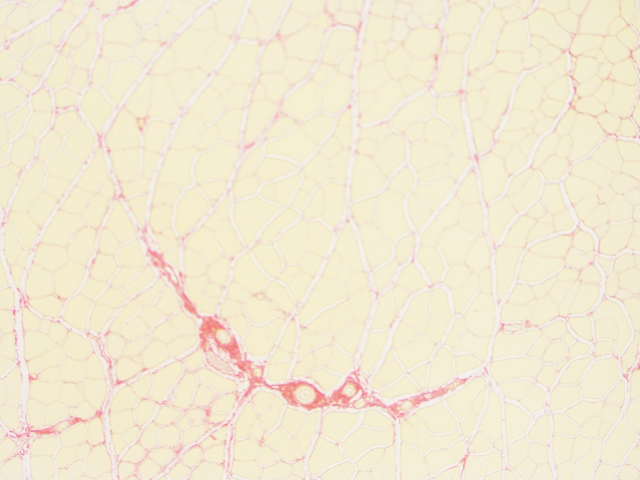
#> input picture datafile_diaphragms_marine_sept2020/bright/FR94_45D7_TA_L_4_X10.tif/Tile1/source.jpg, 1280 x 960 px, found by its file name (shown at 1/2 size)
$ jupyter execute --allow-errors 01-patches-streamlined-loop.ipynb
#> lines starting #> are read from the running program, lines starting #| are printed output that depends on the picture
#> further down, im1 is the input picture: shape (960, 1280, 3); mean B, G, R 210.4, 233.2, 243.1
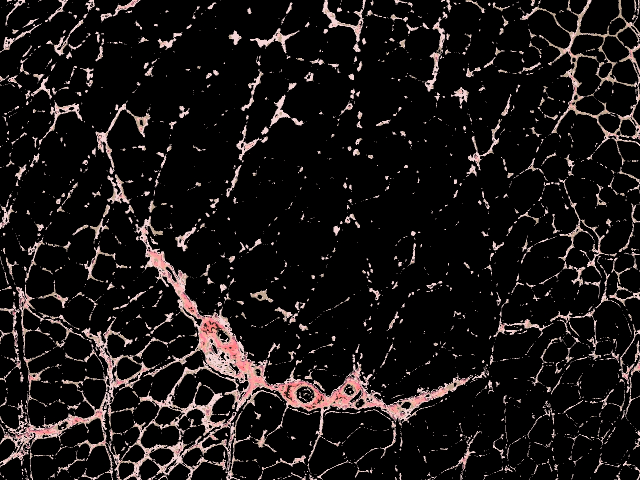
#> input picture datafile_diaphragms_marine_sept2020/bright/FR94_45D7_TA_L_4_X10.tif/Tile1/fascia.jpg, 1280 x 960 px, found by its file name (shown at 1/2 size)
#> further down, im2 is the input picture: shape (960, 1280, 3); mean B, G, R 21.7, 22.1, 26.2
#| Image 1 is of type <class 'numpy.ndarray'>
#| Image 2 is of type <class 'numpy.ndarray'>
#| Image 1: width=1280, height=960, depth=3
#| Image 2: width=1280, height=960, depth=3
#| We wish to reformat to size  (1280, 768)
#> `im1 = cv2.resize(im1, dim, interpolation = cv2.INTER_AREA)`:
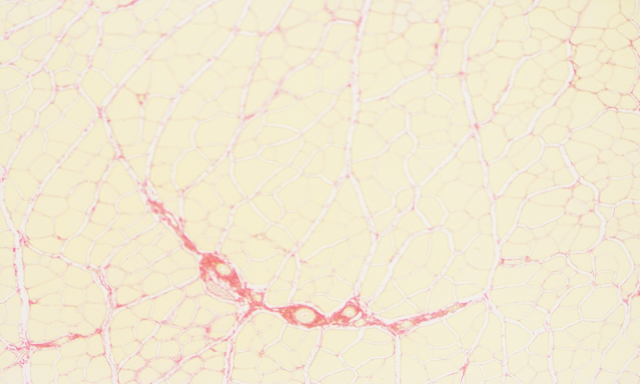
#> im1: shape (768, 1280, 3) (shown at 1/2 size); mean B, G, R 210.4, 233.2, 243.1
#> `im2 = cv2.resize(im2, dim, interpolation = cv2.INTER_AREA)`:
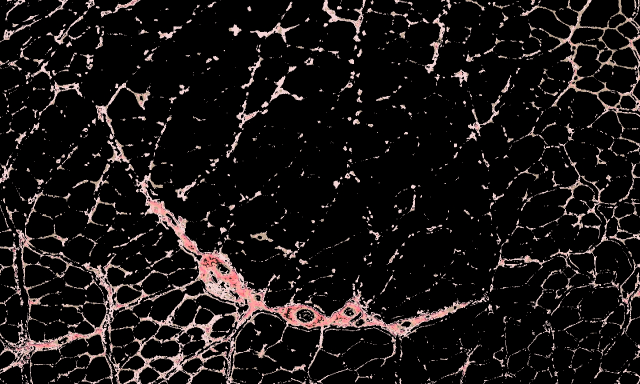
#> im2: shape (768, 1280, 3) (shown at 1/2 size); mean B, G, R 21.7, 22.1, 26.2
#| Resized from  (1280, 960) to  (1280, 768)
#| Initial Data Type: uint8
#| Initial Min: 114.000, Max: 255.000
#> `mean = im1.mean()`: mean = 228.9
#| Initial Mean: 228.897
#| Image 1 is of type <class 'numpy.ndarray'>
#| Image 2 is of type <class 'numpy.ndarray'>
#| Image 1: width=1280, height=960, depth=3
#| Image 2: width=1280, height=960, depth=3
#| We wish to reformat to size  (1280, 768)
#| Resized from  (1280, 960) to  (1280, 768)
#| Initial Data Type: uint8
#| Initial Min: 114.000, Max: 255.000
#| Initial Mean: 228.897
#| Image 1 is of type <class 'numpy.ndarray'>
#| Image 2 is of type <class 'numpy.ndarray'>
#| Image 1: width=1280, height=960, depth=3
#| Image 2: width=1280, height=960, depth=3
#| We wish to reformat to size  (1280, 768)
#| Resized from  (1280, 960) to  (1280, 768)
#| Initial Data Type: uint8
#| Initial Min: 114.000, Max: 255.000
#| Initial Mean: 228.897
#| Image 1 is of type <class 'numpy.ndarray'>
#| Image 2 is of type <class 'numpy.ndarray'>
#| Image 1: width=1280, height=960, depth=3
#| Image 2: width=1280, height=960, depth=3
#| We wish to reformat to size  (1280, 768)
#| Resized from  (1280, 960) to  (1280, 768)
#| Initial Data Type: uint8
#| Initial Min: 114.000, Max: 255.000
#| Initial Mean: 228.897
#| Image 1 is of type <class 'numpy.ndarray'>
#| Image 2 is of type <class 'numpy.ndarray'>
#| Image 1: width=1280, height=960, depth=3
#| Image 2: width=1280, height=960, depth=3
#| We wish to reformat to size  (1280, 768)
#| Resized from  (1280, 960) to  (1280, 768)
#| Initial Data Type: uint8
#| Initial Min: 114.000, Max: 255.000
#| Initial Mean: 228.897
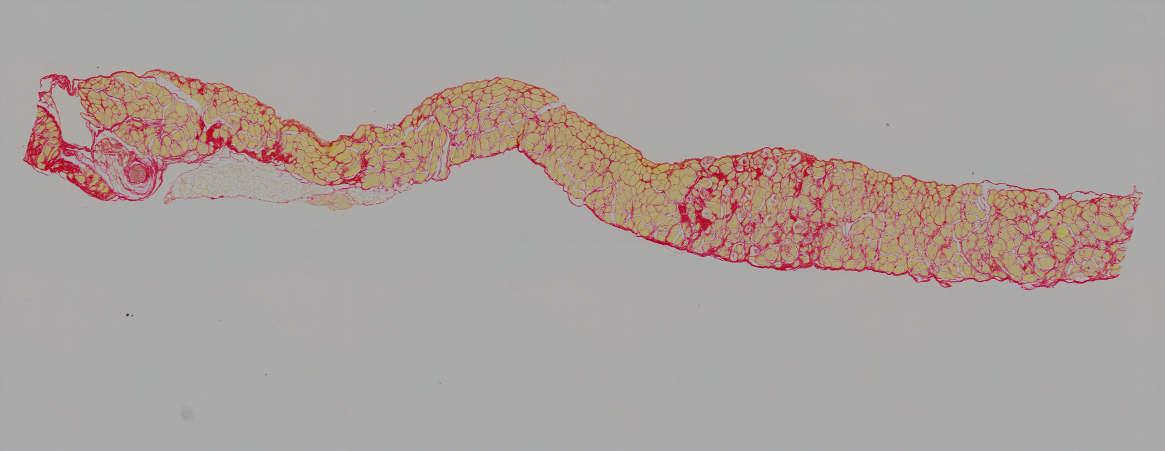
#> input picture datafile_diaphragms_ben_feb2021/E2/source.png, 2329 x 902 px, found by its file name (shown at 1/2 size)
#> further down, im1 is the input picture: shape (902, 2329, 3); mean B, G, R 158.3, 161.4, 171.1
#| Image 1 is of type <class 'numpy.ndarray'>
#| Image 2 is of type <class 'numpy.ndarray'>
#| Image 1: width=2329, height=902, depth=3
#| Image 2: width=1280, height=960, depth=3
#| We wish to reformat to size  (2304, 768)
#> `im1 = cv2.resize(im1, dim, interpolation = cv2.INTER_AREA)`:
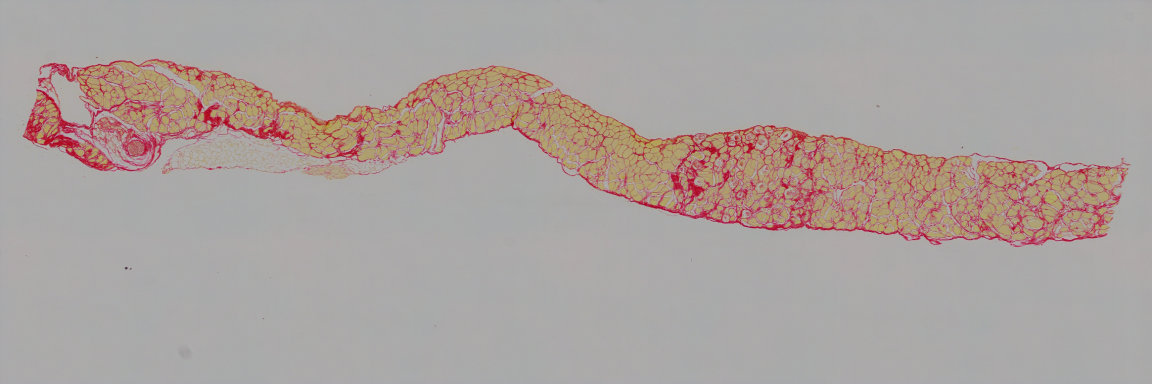
#> im1: shape (768, 2304, 3) (shown at 1/2 size); mean B, G, R 158.3, 161.4, 171.1
#> `im2 = cv2.resize(im2, dim, interpolation = cv2.INTER_AREA)`:
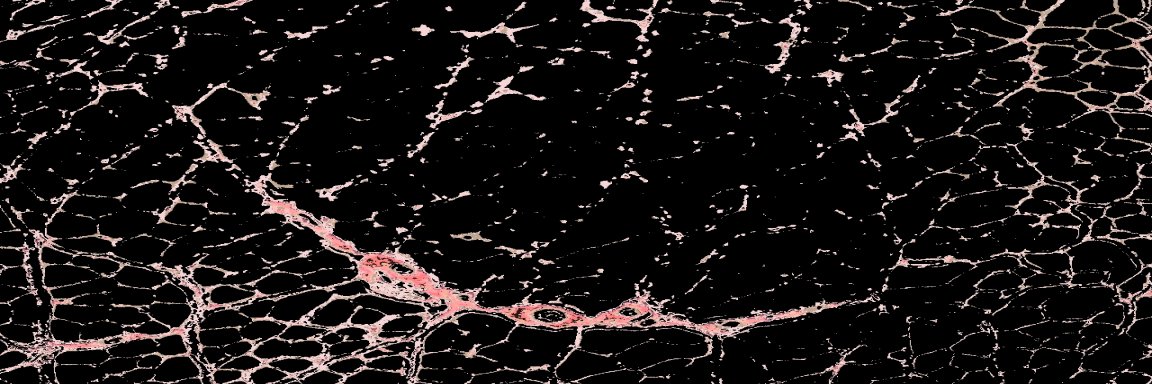
#> im2: shape (768, 2304, 3) (shown at 1/2 size); mean B, G, R 21.7, 22.1, 26.2
#| Resized from  (1280, 960) to  (2304, 768)
#| Initial Data Type: uint8
#| Initial Min: 0.000, Max: 211.000
#> `mean = im1.mean()`: mean = 163.6
#| Initial Mean: 163.599
# Using Deep Learning to Quantify Fibrosis in Muscle Tissue
## Extracting Patches
## By Sergei Issaev

### Import Libraries

[cell 1]
import cv2
import numpy as np
import matplotlib.pyplot as plt
from sklearn.feature_extraction import image
from patchify import patchify, unpatchify
from skimage.util.shape import view_as_blocks
import sys
sys.path.insert(1, '/project/def-rogertam/sergei/micro_scans/code_files/product')
#import preprocessing_test as preprocessing
import preprocessing
RANDOM_STATE = 42
print('Environment Ready')

[cell 2]
global_mean = 120
fasc='fascia'
image_number_string = "1"

# EDIT PATH

[cell 3]
import os
folder_choice = ''
source_path = '/home/sergei/projects/def-rogertam/sergei/micro_scans/data/datafile_diaphragms_marine_sept2020/' + folder_choice
destination_path = '/home/sergei/projects/def-rogertam/sergei/micro_scans/data/patchdir/' + folder_choice
image_names = os.listdir(source_path)
if '.ipynb_checkpoints' in image_names:
    image_names.remove('.ipynb_checkpoints')
#> (the rest of this cell did not finish here and is left out)

#> (a cell that did not finish here is left out)

[cell 5]
import os
folder_choice = ''
source_path = '/home/sergei/projects/def-rogertam/sergei/micro_scans/data/datafile_diaphragms_marine_sept2020/dark/FR94_45D7_TA_L_3_X10.tif/' + folder_choice
destination_path = '/home/sergei/projects/def-rogertam/sergei/micro_scans/data/patchdir/dark/FR94_45D7_TA_L_3_X10.tif/' + folder_choice
#> (the rest of this cell did not finish here and is left out)

#> (a cell that did not finish here is left out)

[cell 7]
import os
folder_choice = ''
source_path = '/home/sergei/projects/def-rogertam/sergei/micro_scans/data/datafile_diaphragms_marine_sept2020/dark/FR94_45D7_TA_R_3_X10.tif/' + folder_choice
destination_path = '/home/sergei/projects/def-rogertam/sergei/micro_scans/data/patchdir/dark/FR94_45D7_TA_R_3_X10.tif/' + folder_choice
#> (the rest of this cell did not finish here and is left out)

#> (a cell that did not finish here is left out)

[cell 9]
import os
folder_choice = ''
source_path = '/home/sergei/projects/def-rogertam/sergei/micro_scans/data/datafile_diaphragms_marine_sept2020/bright/FR94_45D7_TA_R_4_X10.tif/' + folder_choice
destination_path = '/home/sergei/projects/def-rogertam/sergei/micro_scans/data/patchdir/bright/FR94_45D7_TA_R_4_X10.tif/' + folder_choice
#> (the rest of this cell did not finish here and is left out)

#> (a cell that did not finish here is left out)

[cell 11]
import os
folder_choice = ''
source_path = '/home/sergei/projects/def-rogertam/sergei/micro_scans/data/datafile_diaphragms_marine_sept2020/bright/FR94_45D7_TA_L_4_X10.tif/' + folder_choice
destination_path = '/home/sergei/projects/def-rogertam/sergei/micro_scans/data/patchdir/bright/FR94_45D7_TA_L_4_X10.tif/' + folder_choice
image_names = os.listdir(source_path)
if '.ipynb_checkpoints' in image_names:
    image_names.remove('.ipynb_checkpoints')


image_names

#> (a cell that did not finish here is left out)

[cell 13]
import os
folder_choice = ''
source_path = '/home/sergei/projects/def-rogertam/sergei/micro_scans/data/datafile_diaphragms_marine_dec2020_bad_stain/5a1/' + folder_choice
destination_path = '/home/sergei/projects/def-rogertam/sergei/micro_scans/data/patchdir/bad_stain/5a1/' + folder_choice
#> (the rest of this cell did not finish here and is left out)

#> (a cell that did not finish here is left out)

[cell 15]
import os
folder_choice = ''
source_path = '/home/sergei/projects/def-rogertam/sergei/micro_scans/data/datafile_diaphragms_ben_feb2021/' + folder_choice
destination_path = '/home/sergei/projects/def-rogertam/sergei/micro_scans/data/patchdir/ben/' + folder_choice
image_names = os.listdir(source_path)

if '.ipynb_checkpoints' in image_names:
    image_names.remove('.ipynb_checkpoints')
temp = []
for image in image_names:
    #if image[1] == '1':
    temp.append(image)
#| Image 1 is of type <class 'numpy.ndarray'>
#| Image 2 is of type <class 'numpy.ndarray'>
#| Image 1: width=2329, height=902, depth=3
#| Image 2: width=1280, height=960, depth=3
#| We wish to reformat to size  (2304, 768)
#| Resized from  (1280, 960) to  (2304, 768)
#| Initial Data Type: uint8
#| Initial Min: 0.000, Max: 211.000
#| Initial Mean: 163.599


image_names = temp
image_names

#> (a cell that did not finish here is left out)
